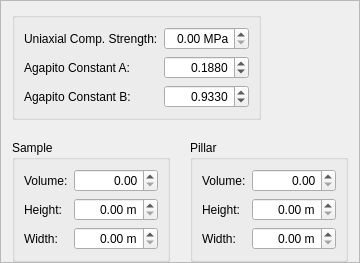
<?xml version="1.0" encoding="UTF-8"?>
<ui version="4.0">
 <class>AgapitoForm</class>
 <widget class="QFrame" name="AgapitoForm">
  <property name="geometry">
   <rect>
    <x>0</x>
    <y>0</y>
    <width>298</width>
    <height>252</height>
   </rect>
  </property>
  <property name="windowTitle">
   <string>Frame</string>
  </property>
  <property name="frameShape">
   <enum>QFrame::StyledPanel</enum>
  </property>
  <property name="frameShadow">
   <enum>QFrame::Raised</enum>
  </property>
  <layout class="QVBoxLayout" name="verticalLayout">
   <property name="spacing">
    <number>20</number>
   </property>
   <property name="bottomMargin">
    <number>0</number>
   </property>
   <item>
    <layout class="QHBoxLayout" name="horizontalLayout_2">
     <item>
      <widget class="QGroupBox" name="groupBox_3">
       <property name="title">
        <string/>
       </property>
       <layout class="QFormLayout" name="formLayout_3">
        <item row="0" column="0">
         <widget class="QLabel" name="label_7">
          <property name="text">
           <string>Uniaxial Comp. Strength:</string>
          </property>
         </widget>
        </item>
        <item row="0" column="1">
         <widget class="QDoubleSpinBox" name="uniaxialCompStrengthSpin">
          <property name="sizePolicy">
           <sizepolicy hsizetype="Minimum" vsizetype="Fixed">
            <horstretch>0</horstretch>
            <verstretch>0</verstretch>
           </sizepolicy>
          </property>
          <property name="alignment">
           <set>Qt::AlignRight|Qt::AlignTrailing|Qt::AlignVCenter</set>
          </property>
          <property name="suffix">
           <string> MPa</string>
          </property>
         </widget>
        </item>
        <item row="1" column="0">
         <widget class="QLabel" name="label_8">
          <property name="text">
           <string>Agapito Constant A:</string>
          </property>
         </widget>
        </item>
        <item row="1" column="1">
         <widget class="QDoubleSpinBox" name="agapitoASpin">
          <property name="sizePolicy">
           <sizepolicy hsizetype="Minimum" vsizetype="Fixed">
            <horstretch>0</horstretch>
            <verstretch>0</verstretch>
           </sizepolicy>
          </property>
          <property name="alignment">
           <set>Qt::AlignRight|Qt::AlignTrailing|Qt::AlignVCenter</set>
          </property>
          <property name="decimals">
           <number>4</number>
          </property>
          <property name="value">
           <double>0.188000000000000</double>
          </property>
         </widget>
        </item>
        <item row="2" column="0">
         <widget class="QLabel" name="label_9">
          <property name="text">
           <string>Agapito Constant B:</string>
          </property>
         </widget>
        </item>
        <item row="2" column="1">
         <widget class="QDoubleSpinBox" name="agapitoBSpin">
          <property name="sizePolicy">
           <sizepolicy hsizetype="Minimum" vsizetype="Fixed">
            <horstretch>0</horstretch>
            <verstretch>0</verstretch>
           </sizepolicy>
          </property>
          <property name="alignment">
           <set>Qt::AlignRight|Qt::AlignTrailing|Qt::AlignVCenter</set>
          </property>
          <property name="decimals">
           <number>4</number>
          </property>
          <property name="value">
           <double>0.933000000000000</double>
          </property>
         </widget>
        </item>
       </layout>
      </widget>
     </item>
     <item>
      <spacer name="horizontalSpacer_3">
       <property name="orientation">
        <enum>Qt::Horizontal</enum>
       </property>
       <property name="sizeHint" stdset="0">
        <size>
         <width>40</width>
         <height>20</height>
        </size>
       </property>
      </spacer>
     </item>
    </layout>
   </item>
   <item>
    <layout class="QHBoxLayout" name="horizontalLayout">
     <item>
      <widget class="QGroupBox" name="groupBox">
       <property name="title">
        <string>Sample</string>
       </property>
       <layout class="QFormLayout" name="formLayout">
        <item row="0" column="0">
         <widget class="QLabel" name="label_2">
          <property name="text">
           <string>Volume:</string>
          </property>
         </widget>
        </item>
        <item row="0" column="1">
         <widget class="QDoubleSpinBox" name="sampleVolumeSpin">
          <property name="sizePolicy">
           <sizepolicy hsizetype="Minimum" vsizetype="Fixed">
            <horstretch>0</horstretch>
            <verstretch>0</verstretch>
           </sizepolicy>
          </property>
          <property name="alignment">
           <set>Qt::AlignRight|Qt::AlignTrailing|Qt::AlignVCenter</set>
          </property>
          <property name="suffix">
           <string/>
          </property>
          <property name="maximum">
           <double>1000.000000000000000</double>
          </property>
         </widget>
        </item>
        <item row="1" column="0">
         <widget class="QLabel" name="label">
          <property name="text">
           <string>Height:</string>
          </property>
         </widget>
        </item>
        <item row="1" column="1">
         <widget class="QDoubleSpinBox" name="sampleHeightSpin">
          <property name="sizePolicy">
           <sizepolicy hsizetype="Minimum" vsizetype="Fixed">
            <horstretch>0</horstretch>
            <verstretch>0</verstretch>
           </sizepolicy>
          </property>
          <property name="alignment">
           <set>Qt::AlignRight|Qt::AlignTrailing|Qt::AlignVCenter</set>
          </property>
          <property name="suffix">
           <string> m</string>
          </property>
          <property name="maximum">
           <double>1000.000000000000000</double>
          </property>
         </widget>
        </item>
        <item row="2" column="0">
         <widget class="QLabel" name="label_3">
          <property name="text">
           <string>Width:</string>
          </property>
         </widget>
        </item>
        <item row="2" column="1">
         <widget class="QDoubleSpinBox" name="sampleWidthSpin">
          <property name="sizePolicy">
           <sizepolicy hsizetype="Minimum" vsizetype="Fixed">
            <horstretch>0</horstretch>
            <verstretch>0</verstretch>
           </sizepolicy>
          </property>
          <property name="alignment">
           <set>Qt::AlignRight|Qt::AlignTrailing|Qt::AlignVCenter</set>
          </property>
          <property name="suffix">
           <string> m</string>
          </property>
          <property name="maximum">
           <double>1000.000000000000000</double>
          </property>
         </widget>
        </item>
       </layout>
      </widget>
     </item>
     <item>
      <widget class="QGroupBox" name="groupBox_2">
       <property name="title">
        <string>Pillar</string>
       </property>
       <layout class="QFormLayout" name="formLayout_2">
        <item row="0" column="0">
         <widget class="QLabel" name="label_4">
          <property name="text">
           <string>Volume:</string>
          </property>
         </widget>
        </item>
        <item row="0" column="1">
         <widget class="QDoubleSpinBox" name="pillarVolumeSpin">
          <property name="sizePolicy">
           <sizepolicy hsizetype="Minimum" vsizetype="Fixed">
            <horstretch>0</horstretch>
            <verstretch>0</verstretch>
           </sizepolicy>
          </property>
          <property name="alignment">
           <set>Qt::AlignRight|Qt::AlignTrailing|Qt::AlignVCenter</set>
          </property>
          <property name="suffix">
           <string/>
          </property>
          <property name="maximum">
           <double>1000.000000000000000</double>
          </property>
         </widget>
        </item>
        <item row="1" column="0">
         <widget class="QLabel" name="label_5">
          <property name="text">
           <string>Height:</string>
          </property>
         </widget>
        </item>
        <item row="1" column="1">
         <widget class="QDoubleSpinBox" name="pillarHeightSpin">
          <property name="sizePolicy">
           <sizepolicy hsizetype="Minimum" vsizetype="Fixed">
            <horstretch>0</horstretch>
            <verstretch>0</verstretch>
           </sizepolicy>
          </property>
          <property name="alignment">
           <set>Qt::AlignRight|Qt::AlignTrailing|Qt::AlignVCenter</set>
          </property>
          <property name="suffix">
           <string> m</string>
          </property>
          <property name="maximum">
           <double>1000.000000000000000</double>
          </property>
         </widget>
        </item>
        <item row="2" column="0">
         <widget class="QLabel" name="label_6">
          <property name="text">
           <string>Width:</string>
          </property>
         </widget>
        </item>
        <item row="2" column="1">
         <widget class="QDoubleSpinBox" name="pillarWidthSpin">
          <property name="sizePolicy">
           <sizepolicy hsizetype="Minimum" vsizetype="Fixed">
            <horstretch>0</horstretch>
            <verstretch>0</verstretch>
           </sizepolicy>
          </property>
          <property name="alignment">
           <set>Qt::AlignRight|Qt::AlignTrailing|Qt::AlignVCenter</set>
          </property>
          <property name="suffix">
           <string> m</string>
          </property>
          <property name="maximum">
           <double>1000.000000000000000</double>
          </property>
         </widget>
        </item>
       </layout>
      </widget>
     </item>
     <item>
      <spacer name="horizontalSpacer_2">
       <property name="orientation">
        <enum>Qt::Horizontal</enum>
       </property>
       <property name="sizeHint" stdset="0">
        <size>
         <width>40</width>
         <height>20</height>
        </size>
       </property>
      </spacer>
     </item>
    </layout>
   </item>
   <item>
    <spacer name="verticalSpacer">
     <property name="orientation">
      <enum>Qt::Vertical</enum>
     </property>
     <property name="sizeHint" stdset="0">
      <size>
       <width>20</width>
       <height>0</height>
      </size>
     </property>
    </spacer>
   </item>
  </layout>
 </widget>
 <resources/>
 <connections/>
</ui>
